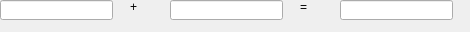
<?xml version="1.0" encoding="UTF-8"?>
<ui version="4.0">
 <class>MainWindow</class>
 <widget class="QMainWindow" name="MainWindow">
  <property name="geometry">
   <rect>
    <x>0</x>
    <y>0</y>
    <width>470</width>
    <height>32</height>
   </rect>
  </property>
  <property name="windowTitle">
   <string>MainWindow</string>
  </property>
  <widget class="QWidget" name="centralwidget">
   <widget class="QLabel" name="lbl_plus">
    <property name="geometry">
     <rect>
      <x>130</x>
      <y>0</y>
      <width>47</width>
      <height>14</height>
     </rect>
    </property>
    <property name="text">
     <string>+</string>
    </property>
   </widget>
   <widget class="QLabel" name="lbl_equal">
    <property name="geometry">
     <rect>
      <x>300</x>
      <y>0</y>
      <width>47</width>
      <height>14</height>
     </rect>
    </property>
    <property name="layoutDirection">
     <enum>Qt::LeftToRight</enum>
    </property>
    <property name="text">
     <string>=</string>
    </property>
   </widget>
   <widget class="QLineEdit" name="le_result">
    <property name="geometry">
     <rect>
      <x>340</x>
      <y>0</y>
      <width>113</width>
      <height>20</height>
     </rect>
    </property>
   </widget>
   <widget class="QLineEdit" name="le_c">
    <property name="geometry">
     <rect>
      <x>0</x>
      <y>0</y>
      <width>113</width>
      <height>20</height>
     </rect>
    </property>
   </widget>
   <widget class="QLineEdit" name="le_d">
    <property name="geometry">
     <rect>
      <x>170</x>
      <y>0</y>
      <width>113</width>
      <height>20</height>
     </rect>
    </property>
   </widget>
  </widget>
 </widget>
 <resources/>
 <connections/>
</ui>
